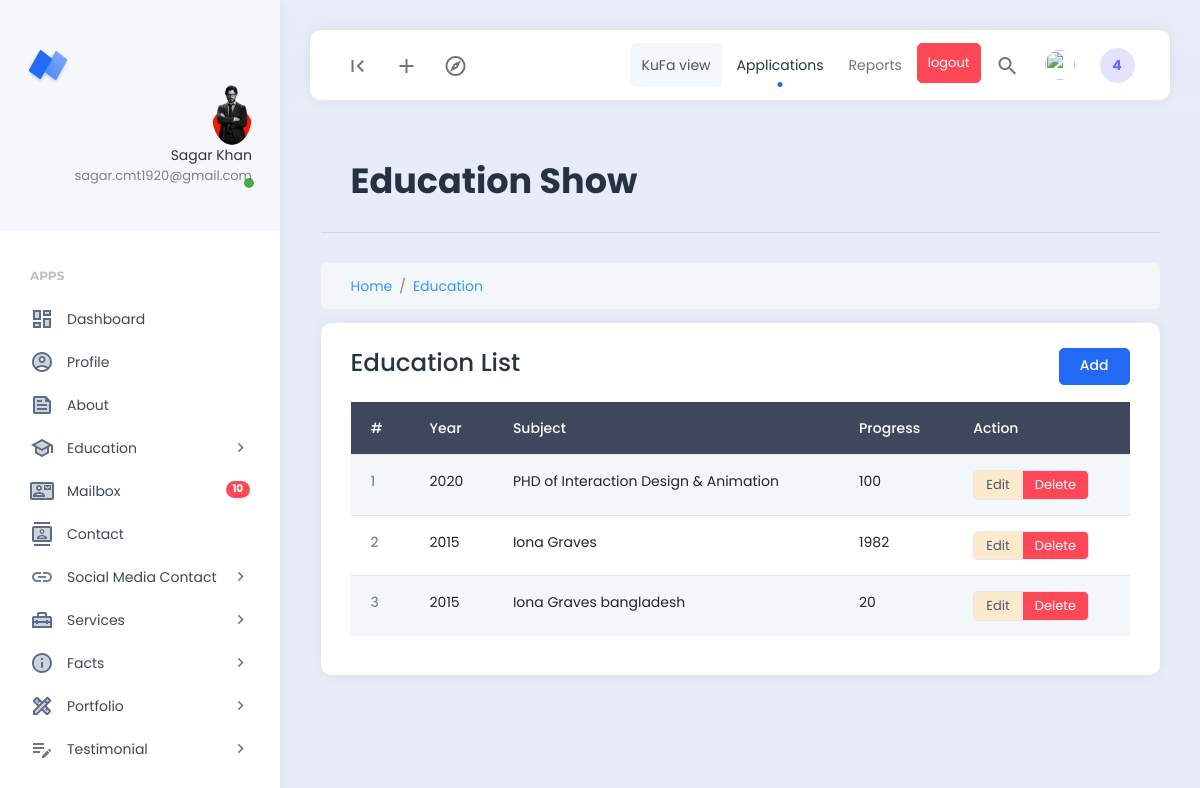
Screenshot of /dashboard/education_show.php (signed in) with the database file from the repository.
### tables this page shows
CREATE TABLE `educations` (
  `id` int NOT NULL,
  `year` varchar(4) NOT NULL,
  `subject` varchar(200) NOT NULL,
  `progress` int NOT NULL
);

### dashboard/education_show.php (the view, shortened to what this page needs)
<?php
include('./extends/header.php');
include('../config/db.php');
$select_education = "SELECT * FROM  educations";
$educations = mysqli_query($db_connect,$select_education);
$single_port = mysqli_fetch_assoc($educations);
$serial = 0;
?>
<div class="row">
    <div class="col">
        <div class="page-description">
            <h1>Education Show</h1>
        </div>
    </div>
    <div class="col-12">
        <nav aria-label="breadcrumb">
            <ol class="breadcrumb breadcrumb-container">
                <li class="breadcrumb-item"><a href="#">Home</a></li>
                <li class="breadcrumb-item"><a href="#">Education</a></li>
            </ol>
        </nav>
    </div>
    <div class="col-12">
        <div class="card">
            <div class="card-header d-flex justify-content-between">
                <h3>Education List</h3>
                <a href="education_add.php" class="btn btn-primary">Add</a>
            </div>
            <div class="card-body" style="overflow-y: scroll;">
                <table class="table table-striped">
                    <thead class="table-dark">
                        <tr>
                            <th scope="col">#</th>
                            <th scope="col">Year</th>
                            <th scope="col">Subject</th>
                            <th scope="col">Progress</th>
                            <th scope="col">Action</th>
                        </tr>
                    </thead>
                    <tbody>
                        <?php if($single_port) :?>
                        <?php foreach($educations as $education) :?>
                        <tr>
                            <th scope="row"><?= ++$serial ?></th>
                            <td><?= $education['year'] ?></td>
                            <td><?= $education['subject'] ?></td>
                            <td><?= $education['progress'] ?></td>
                            <td>
                                <div class="btn-group">
                                    <a href="education_edit.php?edit_id=<?= $education['id'] ?>"
                                        class="btn btn-secondary btn-sm">Edit</a>
                                    <a href="education_post.php?delete_id=<?= $education['id'] ?>"
                                        class="btn btn-danger btn-sm">Delete</a>
                                </div>
                            </td>
                        </tr>
                        <?php endforeach; ?>
                        <?php else :?>
                        <tr>
                            <td colspan="6" class="text-center">No Data Found!</td>
                        </tr>
                        <?php endif;?>
                    </tbody>
                </table>
            </div>
        </div>
    </div>
</div>
<?php
include('./extends/footer.php')
?>

### rows the page displays
educations: year "2020", subject "PHD of Interaction Design & Animation", progress "100"
educations: year "2015", subject "Iona Graves", progress "1982"
educations: year "2015", subject "Iona Graves bangladesh", progress "20"

### other values shown
$_SESSION['admin_name'] "Sagar Khan"
$_SESSION['admin_email'] "sagar.cmt1920@gmail.com"
